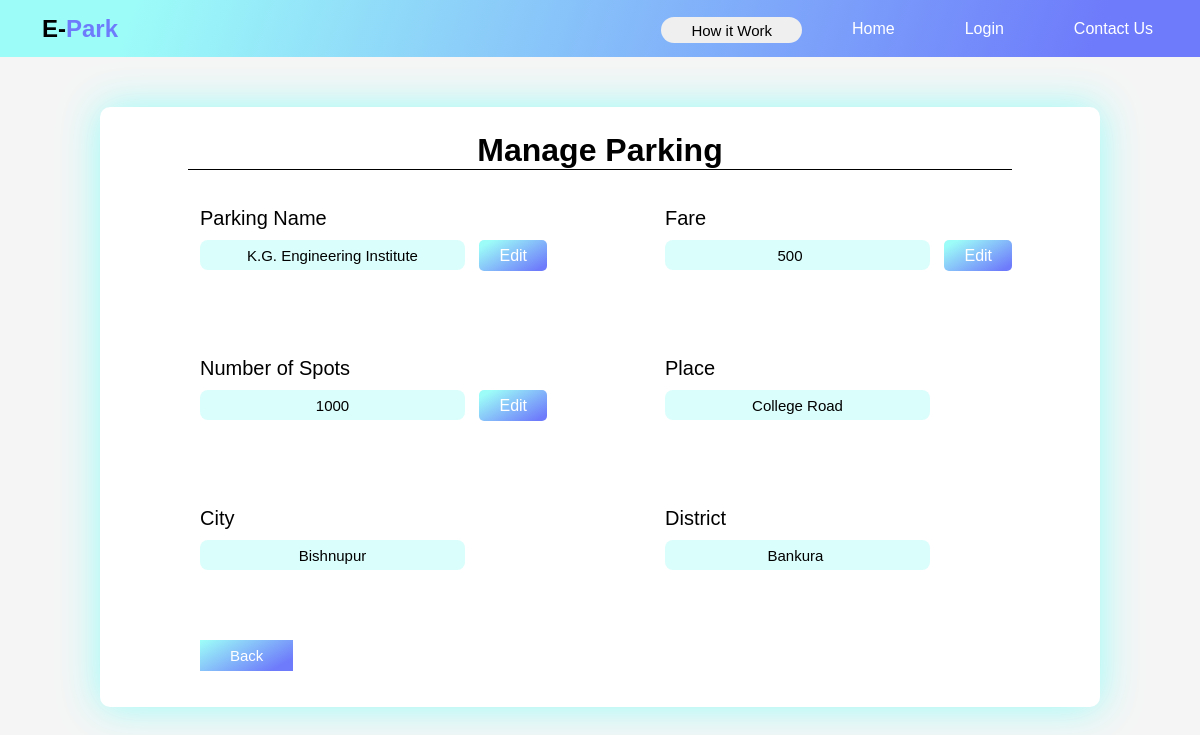
Page /ownermanage.php?value=10 on the committed database.
### tables this page shows
CREATE TABLE `parking` (
  `pid` int(11) NOT NULL,
  `userid` int(11) NOT NULL,
  `pname` varchar(50) NOT NULL,
  `place` varchar(20) NOT NULL,
  `city` varchar(20) NOT NULL,
  `dist` varchar(20) NOT NULL,
  `number` int(5) NOT NULL,
  `fare` varchar(10) NOT NULL,
  `visibility` enum('0','1') NOT NULL DEFAULT '0'
);

### ownermanage.php (the view, shortened to what this page needs)
<?php
include "base.php";
$pid = $_GET['value'];
$query = "select *  from `parking` where `pid`='$pid'";
$run = mysqli_query($con, $query);
$val = mysqli_fetch_assoc($run);
$pname = $val['pname'];
$fare = $val['fare'];
$number = $val['number'];
$place = $val['place'];
$city = $val['city'];
$dist = $val['dist'];
?>
<!DOCTYPE html>
<html lang="en">
<head>
    <link rel="stylesheet" href="css/navbar.css?v=<?php echo time() ?>">
    <link rel="stylesheet" href="css/ownermanage.css?v=<?php echo time() ?>">
    <link rel="stylesheet" href="css/back.css?v=<?php echo time() ?>">
</head>
<body>
    <div class="main">
        <?php
        include "navbar.php";
        ?>
        <div class="box">
            <h1>Manage Parking</h1>
            <div class="inputfield">
                <div class="user">
                    <form action="" method="post">
                        <label for="user">Parking Name</label>
                        <br>
                        <input type="text" id="user" name="user" value="<?php echo $pname; ?>" disabled>
                        <span onclick="uch()" id="uedit">Edit</span>
                        <br>
                    </form>
                </div>
                <div class="email">
                    <form action="" method="post">
                        <label for="email">Fare</label>
                        <br>
                        <input type="number" id="email" name="email" value="<?php echo $fare; ?>" disabled>
                        <span onclick="ech()" id="eedit">Edit</span>
                        <br>
                    </form>
                </div>
                <div class="ph">
                    <form action="" method="post">
                        <label for="ph">Number of Spots</label>
                        <br>
                        <input type="text" id="ph" name="number" value="<?php echo $number; ?>" disabled>
                        <span onclick="pch()" id="pedit">Edit</span>
                        <br>
                    </form>
                </div>
                <div class="gen">
                    <form action="" method="post">
                        <label for="gen">Place</label>
                        <br>
                        <input type="text" id="gen" name="gen" value="<?php echo $place; ?>" disabled>
                        <br>
                    </form>
                </div>
                <div class="city">
                    <form action="" method="post">
                        <label for="gen">City</label>
                        <br>
                        <input type="text" id="gen" name="gen" value="<?php echo $city; ?>" disabled>
                        <br>
                    </form>
                </div>
                <div class="dist">
                    <form action="" method="post">
                        <label for="gen">District</label>
                        <br>
                        <input type="text" id="gen" name="gen" value="<?php echo $dist; ?>" disabled>
                        <br>
                    </form>
                </div>
            </div>
            <div class="backbtn">
                <form action="" method="post">
                    <button id="mainback" name="mainback">Back</button>
                </form>
            </div>
        </div>
    </div>
</body>
</html>

### css/navbar.css (style rules this page uses)
* { padding: 0; margin: 0; box-sizing: border-box; }

### css/ownermanage.css (style rules this page uses)
.box { position: absolute; width: 1000px; height: 600px; padding: 25px 15px; background-color: white; left: 0; right: 0; margin-left: auto; margin-right: auto; margin-top: 50px; border-radius: 10px; box-shadow: 0 0 40px 1px #9cfcf8; }
h1 { width: 85%; border-bottom: 1px solid black; margin: 0px auto; text-align: center; }
.inputfield label { font-size: 20px; }
.inputfield input { height: 30px; width: 265px; border: 0; padding: 5px 10px; outline: none; background-color: #dafefb; margin:10px 0; font-size: 15px; text-align: center; color: black; border-radius: 8px; }
.inputfield span { padding: 7px 20px; background: linear-gradient(150.6deg, rgba(156,252,248,1) 11.2%, rgba(110,123,251,1) 91.1%); color: #ffffff; margin-left: 10px; cursor: pointer; border-radius: 5px; }
.user { position: absolute; left: 100px; top: 100px; }
.email { position: absolute; left: 565px; top: 100px; }
.ph { position: absolute; left: 100px; top: 250px; }
.gen { position: absolute; left: 565px; top: 250px }
.city { position: absolute; left: 100px; top: 400px; }
.dist { position: absolute; left: 565px ; top: 400px; }
.backbtn { margin-top: 470px; margin-left: 85px; }
#mainback { padding:7px 30px ; border: 0; outline: 0; background: linear-gradient(150.6deg, rgba(156,252,248,1) 2.2%, rgba(110,123,251,1) 85.1%); color: #ffffff; font-size: 15px; }

### css/back.css (style rules this page uses)
* { padding: 0; margin: 0; font-family: Arial, Helvetica, sans-serif; }
body { background-color: #f5f5f5; }
.main { position: absolute; width: 100%; height: 100%; background-color: #f5f5f5; background-size: 100%; background-position: center; }

### rows in the picture
parking: user "K.G. Engineering Institute", email "500", number "1000", gen "College Road", gen "Bishnupur", gen "Bankura"
